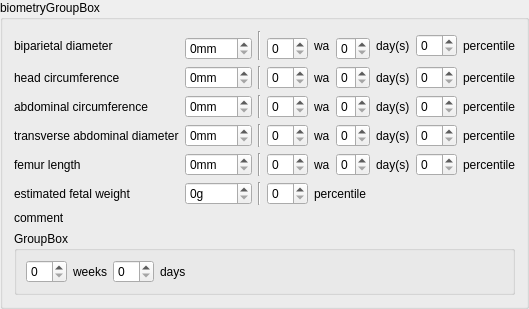
       <widget class="QGroupBox" name="fetus4BiometryGroupBox">
        <property name="title">
         <string>biometryGroupBox</string>
        </property>
        <layout class="QGridLayout" name="gridLayout_13">
         <item row="0" column="0" rowspan="2">
          <widget class="QLabel" name="fetus4BPDLabel">
           <property name="text">
            <string>biparietal diameter</string>
           </property>
          </widget>
         </item>
         <item row="0" column="2" rowspan="2" colspan="2">
          <widget class="Line" name="line_26">
           <property name="orientation">
            <enum>Qt::Vertical</enum>
           </property>
          </widget>
         </item>
         <item row="0" column="4" rowspan="2">
          <widget class="QLabel" name="fetus4BPDWeekLabel">
           <property name="text">
            <string>wa</string>
           </property>
          </widget>
         </item>
         <item row="0" column="6" rowspan="2">
          <widget class="QLabel" name="fetus4BPDDayLabel">
           <property name="text">
            <string>day(s)</string>
           </property>
          </widget>
         </item>
         <item row="0" column="7" rowspan="2">
          <widget class="QSpinBox" name="fetus4BipPercentileSpinBox"/>
         </item>
         <item row="0" column="8" rowspan="2">
          <widget class="QLabel" name="fetus4BipPercentileLabel">
           <property name="text">
            <string>percentile</string>
           </property>
          </widget>
         </item>
         <item row="1" column="1">
          <widget class="QSpinBox" name="fetus4BPDSpinBox">
           <property name="suffix">
            <string>mm</string>
           </property>
           <property name="maximum">
            <number>999</number>
           </property>
          </widget>
         </item>
         <item row="1" column="3">
          <widget class="QSpinBox" name="fetus4BPDWeekSpinBox"/>
         </item>
         <item row="1" column="5">
          <widget class="QSpinBox" name="fetus4BPDDaySpinBox">
           <property name="maximum">
            <number>6</number>
           </property>
          </widget>
         </item>
         <item row="2" column="0">
          <widget class="QLabel" name="fetus4HeadCircumferenceLabel">
           <property name="text">
            <string>head circumference</string>
           </property>
          </widget>
         </item>
         <item row="2" column="1">
          <widget class="QSpinBox" name="fetus4HeadCircumferenceSpinBox">
           <property name="suffix">
            <string>mm</string>
           </property>
           <property name="maximum">
            <number>999</number>
           </property>
          </widget>
         </item>
         <item row="2" column="2">
          <widget class="Line" name="line_27">
           <property name="orientation">
            <enum>Qt::Vertical</enum>
           </property>
          </widget>
         </item>
         <item row="2" column="3">
          <widget class="QSpinBox" name="fetus4HeadCircumferenceWeekSpinBox"/>
         </item>
         <item row="2" column="4">
          <widget class="QLabel" name="fetus4HeadCircumferenceWeekLabel">
           <property name="text">
            <string>wa</string>
           </property>
          </widget>
         </item>
         <item row="2" column="5">
          <widget class="QSpinBox" name="fetus4HeadCircumferenceDaysSpinBox">
           <property name="maximum">
            <number>6</number>
           </property>
          </widget>
         </item>
         <item row="2" column="6">
          <widget class="QLabel" name="fetus4HeadCircumferenceDayLabel">
           <property name="text">
            <string>day(s)</string>
           </property>
          </widget>
         </item>
         <item row="2" column="7">
          <widget class="QSpinBox" name="fetus4HcPercentileSpinBox"/>
         </item>
         <item row="2" column="8">
          <widget class="QLabel" name="fetus4HcPercentileLabel">
           <property name="text">
            <string>percentile</string>
           </property>
          </widget>
         </item>
         <item row="3" column="0">
          <widget class="QLabel" name="fetus4AbdominalCircumferenceLabel">
           <property name="text">
            <string>abdominal circumference</string>
           </property>
          </widget>
         </item>
         <item row="3" column="1">
          <widget class="QSpinBox" name="fetus4AbdominalCircumferenceSpinBox">
           <property name="suffix">
            <string>mm</string>
           </property>
           <property name="maximum">
            <number>999</number>
           </property>
          </widget>
         </item>
         <item row="3" column="2">
          <widget class="Line" name="line_28">
           <property name="orientation">
            <enum>Qt::Vertical</enum>
           </property>
          </widget>
         </item>
         <item row="3" column="3">
          <widget class="QSpinBox" name="fetus4AbdominalCircumferenceWeekSpinBox"/>
         </item>
         <item row="3" column="4">
          <widget class="QLabel" name="fetus4AbdominalCircumferenceWeekLabel">
           <property name="text">
            <string>wa</string>
           </property>
          </widget>
         </item>
         <item row="3" column="5">
          <widget class="QSpinBox" name="fetus4AbdominalCircumferenceDaySpinBox">
           <property name="maximum">
            <number>6</number>
           </property>
          </widget>
         </item>
         <item row="3" column="6">
          <widget class="QLabel" name="fetus4AbdominalCircumferenceDayLabel">
           <property name="text">
            <string>day(s)</string>
           </property>
          </widget>
         </item>
         <item row="3" column="7">
          <widget class="QSpinBox" name="fetus4AcPercentileSpinBox"/>
         </item>
         <item row="3" column="8">
          <widget class="QLabel" name="fetus4AcPercentileLabel">
           <property name="text">
            <string>percentile</string>
           </property>
          </widget>
         </item>
         <item row="4" column="0">
          <widget class="QLabel" name="fetus4TADLabel">
           <property name="text">
            <string>transverse abdominal diameter</string>
           </property>
          </widget>
         </item>
         <item row="4" column="1">
          <widget class="QSpinBox" name="fetus4TADSpinBox">
           <property name="suffix">
            <string>mm</string>
           </property>
           <property name="maximum">
            <number>999</number>
           </property>
          </widget>
         </item>
         <item row="4" column="2">
          <widget class="Line" name="line_29">
           <property name="orientation">
            <enum>Qt::Vertical</enum>
           </property>
          </widget>
         </item>
         <item row="4" column="3">
          <widget class="QSpinBox" name="fetus4TADWeekSpinBox"/>
         </item>
         <item row="4" column="4">
          <widget class="QLabel" name="fetus4TADWeekLabel">
           <property name="text">
            <string>wa</string>
           </property>
          </widget>
         </item>
         <item row="4" column="5">
          <widget class="QSpinBox" name="fetus4TADDaySpinBox">
           <property name="maximum">
            <number>6</number>
           </property>
          </widget>
         </item>
         <item row="4" column="6">
          <widget class="QLabel" name="fetus4TADDayLabel">
           <property name="text">
            <string>day(s)</string>
           </property>
          </widget>
         </item>
         <item row="4" column="7">
          <widget class="QSpinBox" name="fetus4TadPercentileSpinBox"/>
         </item>
         <item row="4" column="8">
          <widget class="QLabel" name="fetus4TadPercentileLabel">
           <property name="text">
            <string>percentile</string>
           </property>
          </widget>
         </item>
         <item row="5" column="0">
          <widget class="QLabel" name="fetus4FLLabel">
           <property name="text">
            <string>femur length</string>
           </property>
          </widget>
         </item>
         <item row="5" column="1">
          <widget class="QSpinBox" name="fetus4FLSpinBox">
           <property name="suffix">
            <string>mm</string>
           </property>
           <property name="maximum">
            <number>999</number>
           </property>
          </widget>
         </item>
         <item row="5" column="2">
          <widget class="Line" name="line_30">
           <property name="orientation">
            <enum>Qt::Vertical</enum>
           </property>
          </widget>
         </item>
         <item row="5" column="3">
          <widget class="QSpinBox" name="fetus4FLWeekSpinBox"/>
         </item>
         <item row="5" column="4">
          <widget class="QLabel" name="fetus4FLWeekLabel">
           <property name="text">
            <string>wa</string>
           </property>
          </widget>
         </item>
         <item row="5" column="5">
          <widget class="QSpinBox" name="fetus4FLDaySpinBox">
           <property name="maximum">
            <number>6</number>
           </property>
          </widget>
         </item>
         <item row="5" column="6">
          <widget class="QLabel" name="fetus4FLDayLabel">
           <property name="text">
            <string>day(s)</string>
           </property>
          </widget>
         </item>
         <item row="5" column="7">
          <widget class="QSpinBox" name="fetus4FlPercentileSpinBox"/>
         </item>
         <item row="5" column="8">
          <widget class="QLabel" name="fetus4FlPercentileLabel">
           <property name="text">
            <string>percentile</string>
           </property>
          </widget>
         </item>
         <item row="6" column="0">
          <widget class="QLabel" name="fetus4EfwLabel">
           <property name="text">
            <string>estimated fetal weight</string>
           </property>
          </widget>
         </item>
         <item row="6" column="1">
          <widget class="QSpinBox" name="fetus4EfwSpinBox">
           <property name="suffix">
            <string comment="gram">g</string>
           </property>
           <property name="maximum">
            <number>10000</number>
           </property>
          </widget>
         </item>
         <item row="6" column="2">
          <widget class="Line" name="line_11">
           <property name="orientation">
            <enum>Qt::Vertical</enum>
           </property>
          </widget>
         </item>
         <item row="6" column="3">
          <widget class="QSpinBox" name="fetus4EfwPercentileSpinBox"/>
         </item>
         <item row="6" column="4" colspan="2">
          <widget class="QLabel" name="fetus4EfwPercentileLabel">
           <property name="text">
            <string>percentile</string>
           </property>
          </widget>
         </item>
         <item row="7" column="0" colspan="9">
          <layout class="QVBoxLayout" name="verticalLayout_23">
           <item>
            <widget class="QLabel" name="fetus4BiometryCommentLabel">
             <property name="text">
              <string>comment</string>
             </property>
            </widget>
           </item>
           <item>
            <layout class="QFormLayout" name="fetus4BiometryCommentFormLayout"/>
           </item>
          </layout>
         </item>
         <item row="8" column="0" colspan="9">
          <widget class="QGroupBox" name="fetus4GestationalAgeGroupBox">
           <property name="title">
            <string>GroupBox</string>
           </property>
           <layout class="QVBoxLayout" name="verticalLayout_44">
            <item>
             <layout class="QHBoxLayout" name="horizontalLayout_21">
              <item>
               <widget class="QSpinBox" name="fetus4UsGestationalAgeWeekSpinBox"/>
              </item>
              <item>
               <widget class="QLabel" name="fetus4UsGestationalAgeWeekLabel">
                <property name="text">
                 <string>weeks</string>
                </property>
               </widget>
              </item>
              <item>
               <widget class="QSpinBox" name="fetus4UsGestationalAgeDaySpinBox"/>
              </item>
              <item>
               <widget class="QLabel" name="fetus4UsGestationalAgeDayLabel">
                <property name="text">
                 <string>days</string>
                </property>
               </widget>
              </item>
              <item>
               <spacer name="horizontalSpacer_7">
                <property name="orientation">
                 <enum>Qt::Horizontal</enum>
                </property>
                <property name="sizeHint" stdset="0">
                 <size>
                  <width>40</width>
                  <height>20</height>
                 </size>
                </property>
               </spacer>
              </item>
             </layout>
            </item>
           </layout>
          </widget>
         </item>
        </layout>
       </widget>
